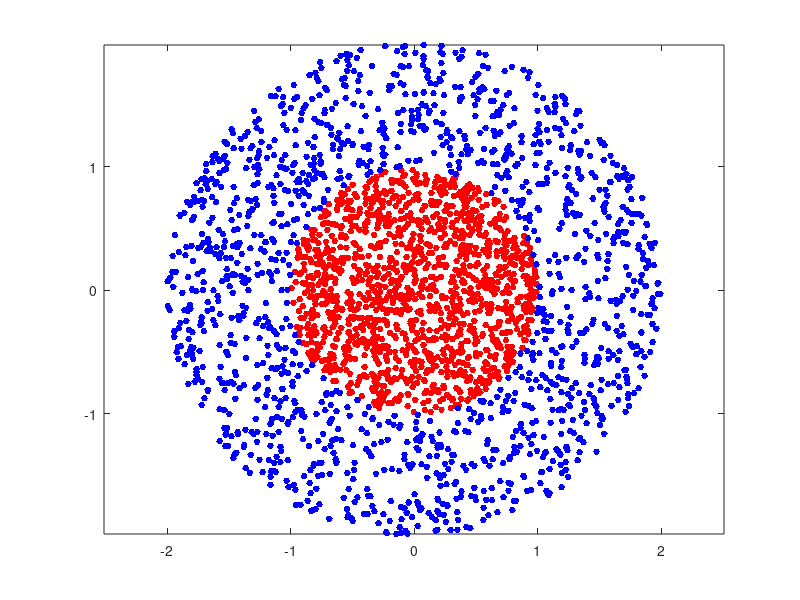

Write the MATLAB code that produced this figure.
rng(1); % For reproducibility
r = sqrt(rand(1400,1)); % Radius
t = 2*pi*rand(1400,1);  % Angle
data1 = [r.*cos(t), r.*sin(t)]; % Points

r2 = sqrt(3*rand(1400,1)+1); % Radius
t2 = 2*pi*rand(1400,1);      % Angle
data2 = [r2.*cos(t2), r2.*sin(t2)]; % points

h = figure();
plot(data1(:,1),data1(:,2),'r.','MarkerSize',15)
hold on
plot(data2(:,1),data2(:,2),'b.','MarkerSize',15)
%ezpolar(@(x)1);ezpolar(@(x)2);
axis equal
hold off
saveas(h,'Data_4.png');


data1 = [data1 zeros(size(data1,1),1)];
data1(:,3) = 1 ;

data2 = [data2 zeros(size(data2,1),1)];
data2(:,3) = -1 ;


%70-30 data split
idx = randperm(size(data1,1));
train_cluster1 = data1(idx(1:700),:);
test_cluster1 = data1(idx(701:end),:);
train_cluster2 = data2(idx(1:700),:);
test_cluster2 = data2(idx(701:end),:);

train_data = [train_cluster1;train_cluster2];
test_data = [test_cluster1;test_cluster2];

csvwrite('trainData_4.csv',train_data)
csvwrite('testData_4.csv',test_data)
